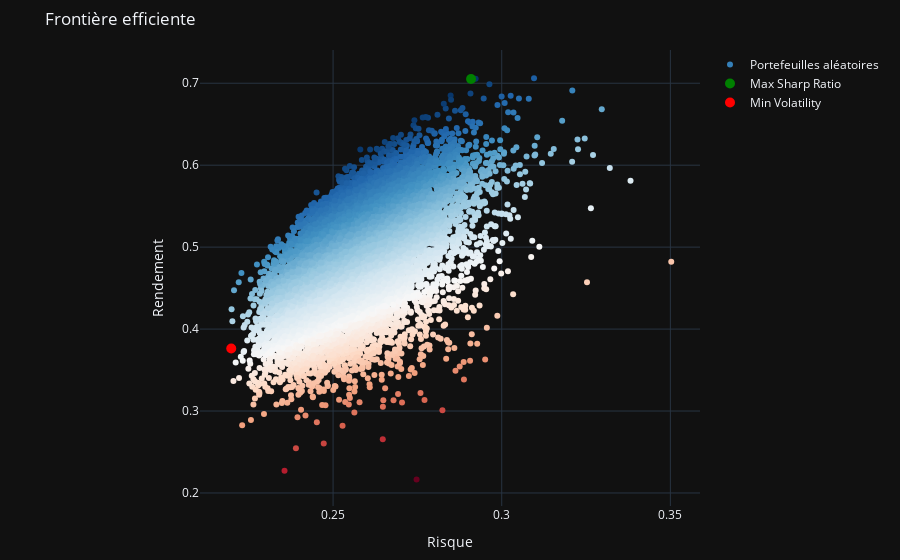

Notebook code cell kept with this figure:
### Code cell
# On va générer 10000 portefeuilles aléatoires et les afficher sur un graphique.
N = 10000
SIGMA_MAX = 0.016

random_portfolios = np.zeros((3, N))
best_weights = np.zeros(len(assets))
best_portfolio_return = 0
for i in range(N):
    weights, portfolio_return, portfolio_risk = generate_random_portfolio(returns)
    random_portfolios[0, i] = portfolio_return
    random_portfolios[1, i] = portfolio_risk
    random_portfolios[2, i] = (portfolio_return / portfolio_risk)
    if portfolio_return > best_portfolio_return and portfolio_risk < SIGMA_MAX:
        best_portfolio_return = portfolio_return
        best_weights = weights

# ---------------------------- Affichage des portefeuilles aléatoires ----------------------------
fig = go.Figure()
fig.update_layout(
    margin=dict(l=200, r=200, t=50, b=50),
)
fig.add_trace(go.Scatter(x=random_portfolios[1], y=random_portfolios[0], mode='markers', marker=dict(color=random_portfolios[2], colorscale='RdBu', showscale=False), text=assets, name='Portefeuilles aléatoires'))

fig.update_layout(title='Frontière efficiente', yaxis_title='Rendement', xaxis_title='Risque')

fig.add_trace(go.Scatter(x=[random_portfolios[1][np.argmax(random_portfolios[2])]], y=[random_portfolios[0][np.argmax(random_portfolios[2])]], mode='markers', marker=dict(color='green', size=10), name='Max Sharp Ratio', marker_symbol='star'))
fig.add_trace(go.Scatter(x=[random_portfolios[1][np.argmin(random_portfolios[1])]], y=[random_portfolios[0][np.argmin(random_portfolios[1])]], mode='markers', marker=dict(color='red', size=10), name='Min Volatility'))
fig.show()
# -------------------------------------------------------------------------------------------------

### Figure 1 — Plotly figure (JSON) as saved in the notebook; plotly's stock layout.template omitted (floating-point values rounded to 4 significant figures; data arrays with more than 128 entries replaced by an {"elided": "..."} marker saying what was removed)
{"data": [{"marker": {"color": {"elided": "10000 float values"}, "colorscale": [[0, "rgb(103,0,31)"], [0.1, "rgb(178,24,43)"], [0.2, "rgb(214,96,77)"], [0.3, "rgb(244,165,130)"], [0.4, "rgb(253,219,199)"], [0.5, "rgb(247,247,247)"], [0.6, "rgb(209,229,240)"], [0.7, "rgb(146,197,222)"], [0.8, "rgb(67,147,195)"], [0.9, "rgb(33,102,172)"], [1, "rgb(5,48,97)"]], "showscale": false}, "mode": "markers", "name": "Portefeuilles aléatoires", "text": ["AAPL", "AMZN", "MSFT", "GOOG", "TSLA", "NVDA", "PYPL", "ADBE", "NFLX"], "type": "scatter", "x": {"elided": "10000 float values"}, "y": {"elided": "10000 float values"}}, {"marker": {"color": "green", "size": 10}, "mode": "markers", "name": "Max Sharp Ratio", "type": "scatter", "x": [0.2909], "y": [0.7051]}, {"marker": {"color": "red", "size": 10}, "mode": "markers", "name": "Min Volatility", "type": "scatter", "x": [0.2198], "y": [0.3764]}], "layout": {"margin": {"b": 50, "l": 200, "r": 200, "t": 50}, "title": {"text": "Frontière efficiente"}, "xaxis": {"title": {"text": "Risque"}}, "yaxis": {"title": {"text": "Rendement"}}}}
